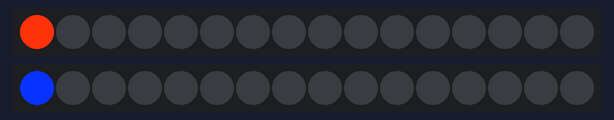
Recording of a sketch running on a simulated ATtiny85, built with avr-gcc and run on an emulated ATtiny85. Shown: 2 × 16 RGB LEDs in strip order, left to right.

Above: at 0.1 s.
At 1.6 s:
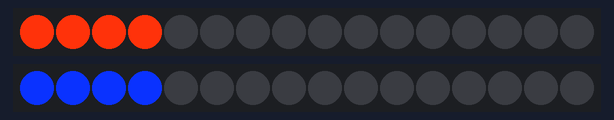
At 2.6 s:
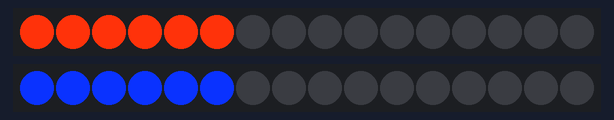
At 3.6 s:
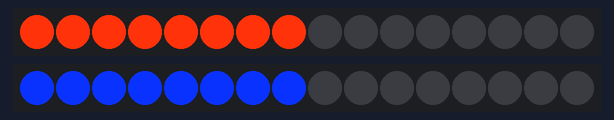
At 5.6 s:
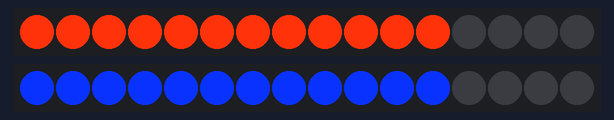
At 7.6 s:
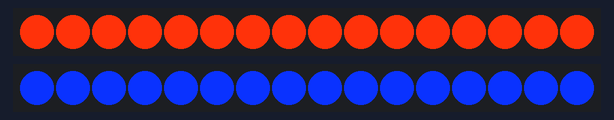

The sketch:

TheDivision_comm_led.ino
```cpp
#include <Adafruit_NeoPixel.h>
#include <avr/power.h>
//ATTiny85 at 8mhz(minimum) or 16mhz (should work on other arduino boards/clones)
//did not use digispark neopixel library, uses adafruit library

#define PIN_3 3
#define PIN_4 4
// Adafruit neopixel PINS (0 is for attiny85 and use a different pwm for any other arduino)
#define NUMPIXELS      16
// How many NeoPixels are attached to the Arduino

Adafruit_NeoPixel strip_a = Adafruit_NeoPixel (16, PIN_3, NEO_GRB + NEO_KHZ800);
Adafruit_NeoPixel strip_b = Adafruit_NeoPixel (16, PIN_4, NEO_GRB + NEO_KHZ800);
//strip selection (number of leds, pin number, led info)

// put your setup code here, to run once:
void setup() {
  int delayval = 500; // delay for half a second
  strip_a.begin();
  strip_b.begin();
  strip_a.show(); // This initializes the NeoPixel library.
  strip_b.show(); // This initializes the NeoPixel library.
}

void loop() {
  // For a set of NeoPixels the first NeoPixel is 0, second is 1, all the way up to the count of pixels minus one.

  for (int i = 0; i < NUMPIXELS; i++) {

    // pixels.Color takes RGB values, from 0,0,0 up to 255,255,255
    //strip_a.setPixelColor(i, strip_a.Color(255, 110, 14)); // The Division Orange from The Division Logo
    strip_a.setPixelColor(i, strip_a.Color(255, 50, 10));
    strip_b.setPixelColor(i, strip_b.Color(10, 50, 255)); // Resistance Blue
    strip_a.show(); // This sends the updated pixel color to the hardware.
    strip_b.show(); // This sends the updated pixel color to the hardware.

    delay(500); // delay for half a second

    /////////////Battery saving mode///////////////////////////////////////////
    //( strip_a.setBrightness(20)); // Brightness of the pixels, max is 255
    //strip_a.show(); // This sends the updated pixel color to the hardware.
    ///////////////////////////////////////////////////////////////////////////
  }
  delay(500); // Delay for a period of time (in milliseconds).
}
// Total max amperage = [16mA*16=480] + [microcontroller mA]
```
